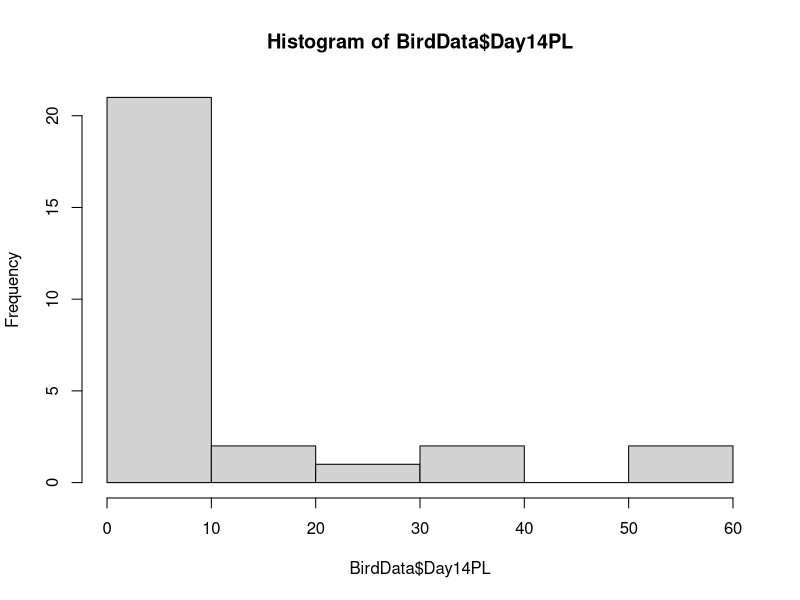

Recreate this plot in R.
## ---- chunk 1
knitr::opts_chunk$set(echo = TRUE)
## ---- chunk 2
BirdData <- read.csv("BirdInf.csv")
## ---- chunk 3
subset.white <- subset(BirdData, Morph=="white")
table(subset.white$InocOutcome)
subset.tan <- subset(BirdData, Morph=="tan")
table(subset.tan$InocOutcome)
5/14
4/14
## ---- chunk 4
median(subset.white$Day14PL)
median(subset.tan$Day14PL)
## ---- chunk 5
levels(BirdData$InocOutcome)
## ---- chunk 6
BirdData$InocOutcome <- factor(BirdData$InocOutcome, levels = c("resisted", "infected"))
## ---- chunk 7
glm.binom <- glm(InocOutcome ~ Morph + Mass + Sex, data=BirdData, family=binomial)
summary(glm.binom)
## ---- chunk 8
hist(BirdData$Day14PL)
## ---- chunk 9
glm.poisson <- glm(Day14PL ~ Morph + Mass + Sex, data=BirdData, family=poisson)
summary(glm.poisson)
## ---- chunk 10
BirdData$scaledMass <- scale(BirdData$Mass)
## ---- chunk 11
glm.poisson.scaled <- glm(Day14PL ~ Morph + scaledMass + Sex, data=BirdData, family=poisson)
summary(glm.poisson.scaled)
exp(glm.poisson.scaled$coefficients)
exp(confint.default(glm.poisson.scaled))
## ---- chunk 12
iris1 <- lm(Sepal.Length~Sepal.Width*Species, iris) # an interactive model
iris2 <- lm(Sepal.Length~Sepal.Width + Species, iris) # an additive model
iris3 <- lm(Sepal.Length~1, iris) # a null model
AIC(iris1)
AIC(iris2)
AIC(iris3)
## ---- chunk 13
null.lm.bird <- glm(InocOutcome~1, BirdData, family=binomial)
AIC(null.lm.bird)
AIC(glm.binom)
## ---- chunk 14
library(MASS)
negativebinom <- glm.nb(Day14PL ~ Morph + scaledMass + Sex, data = BirdData)
AIC(negativebinom)
AIC(glm.poisson)
## ---- chunk 15
# your code here
